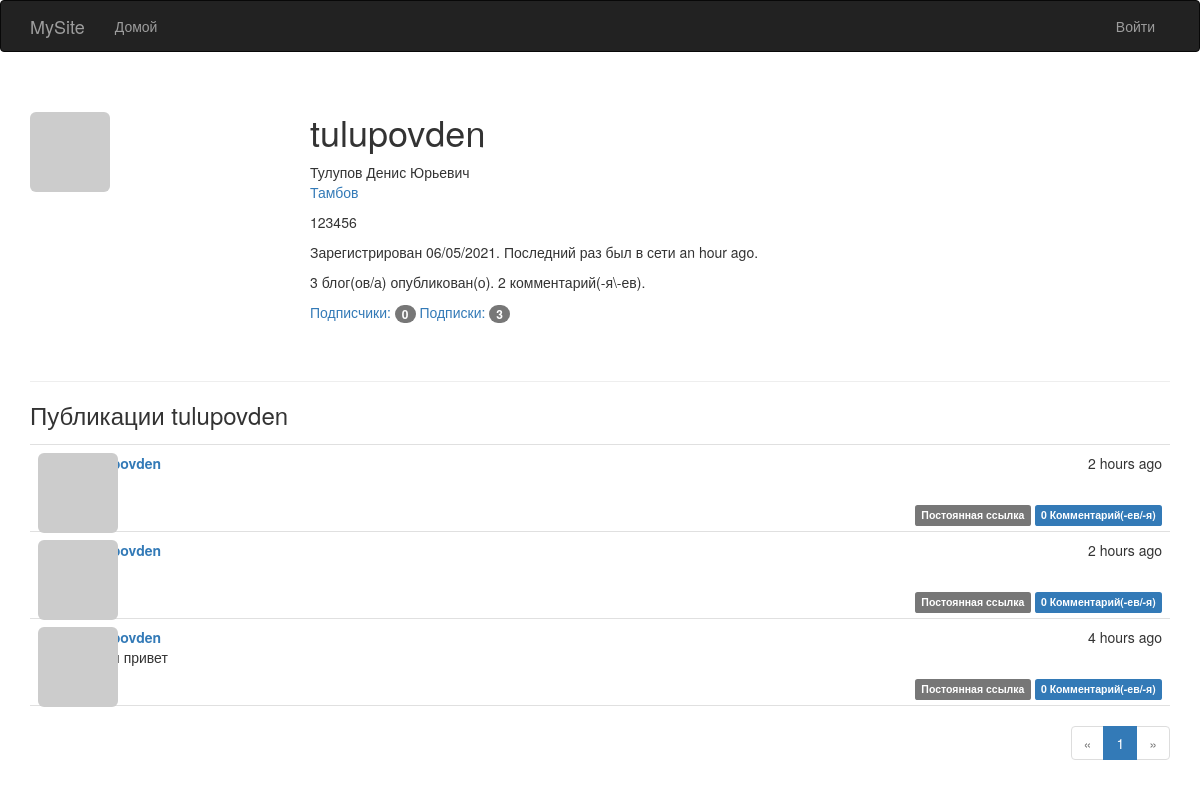
Page /user/tulupovden on the earlier database version.
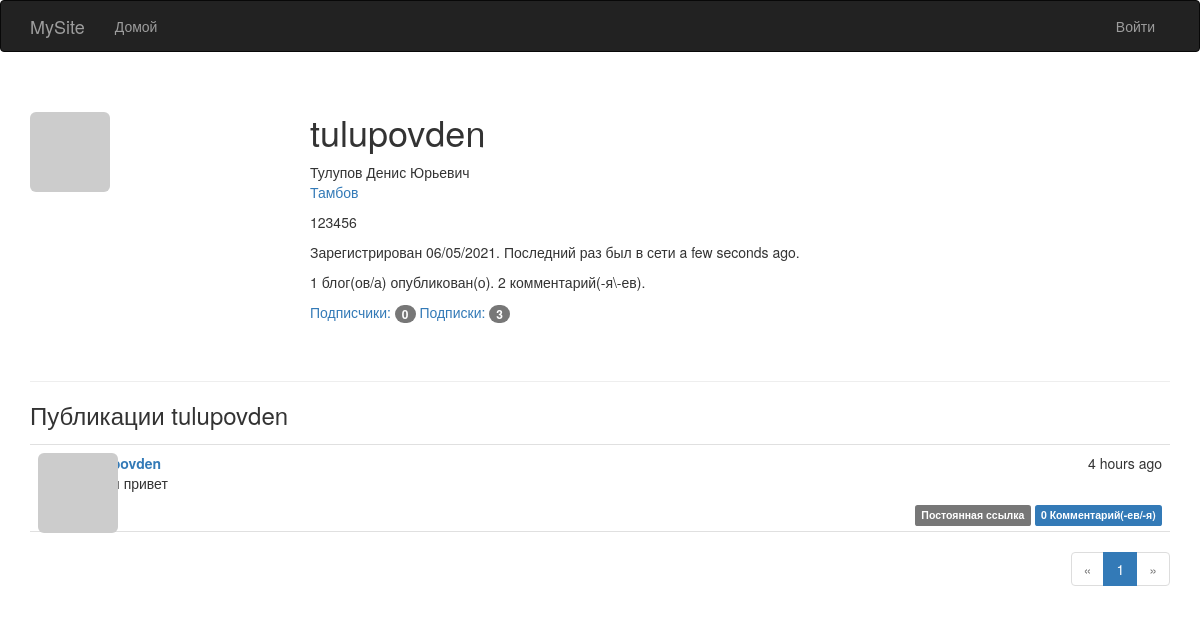
Same page on the later database version.
### app/models.py (models this page shows, shortened)
class User(UserMixin, db.Model):
    __tablename__ = 'users'
    id = db.Column(db.Integer, primary_key=True)
    email = db.Column(db.String(64), unique=True, index=True)
    username = db.Column(db.String(64), unique=True, index=True)
    role_id = db.Column(db.Integer, db.ForeignKey('roles.id'))
    password_hash = db.Column(db.String(128))
    confirmed = db.Column(db.Boolean, default=False)
    name = db.Column(db.String(64))
    location = db.Column(db.String(64))
    about_me = db.Column(db.Text())
    member_since = db.Column(db.DateTime(), default=datetime.utcnow)
    last_seen = db.Column(db.DateTime(), default=datetime.utcnow)
    avatar_hash = db.Column(db.String(32))
    posts = db.relationship('Post', backref='author', lazy='dynamic')
    followed = db.relationship('Follow',
                               foreign_keys=[Follow.follower_id],
                               backref=db.backref('follower', lazy='joined'),
                               lazy='dynamic',
                               cascade='all, delete-orphan')
    followers = db.relationship('Follow',
                                foreign_keys=[Follow.followed_id],
                                backref=db.backref('followed', lazy='joined'),
                                lazy='dynamic',
                                cascade='all, delete-orphan')
    comments = db.relationship('Comment', backref='author', lazy='dynamic')
    @property
    def password(self):
        raise AttributeError('password is not a readable attribute')
    def gravatar(self, size=100, default='identicon', rating='g'):
        url = 'https://secure.gravatar.com/avatar'
        hash = self.avatar_hash or self.gravatar_hash()
        return '{url}/{hash}?s={size}&d={default}&r={rating}'.format(
            url=url, hash=hash, size=size, default=default, rating=rating)

class Post(db.Model):
    __tablename__ = 'posts'
    id = db.Column(db.Integer, primary_key=True)
    body = db.Column(db.Text)
    body_html = db.Column(db.Text)
    timestamp = db.Column(db.DateTime, index=True, default=datetime.utcnow)
    author_id = db.Column(db.Integer, db.ForeignKey('users.id'))
    comments = db.relationship('Comment', backref='post', lazy='dynamic')

### app/main/views.py (the view)
@main.route('/user/<username>')
def user(username):
    user = User.query.filter_by(username=username).first_or_404()
    page = request.args.get('page', 1, type=int)
    pagination = user.posts.order_by(Post.timestamp.desc()).paginate(
        page, per_page=current_app.config['FLASKY_POSTS_PER_PAGE'],
        error_out=False)
    posts = pagination.items
    return render_template('user.html', user=user, posts=posts,
                           pagination=pagination)

### app/auth/views.py (called while the page is built)
@auth.before_app_request
def before_request():
    if current_user.is_authenticated:
        current_user.ping()
        if not current_user.confirmed \
                and request.endpoint \
                and request.blueprint != 'auth' \
                and request.endpoint != 'static':
            return redirect(url_for('auth.unconfirmed'))

### app/main/__init__.py (called while the page is built)
@main.app_context_processor
def inject_permissions():
    return dict(Permission=Permission)

### app/models.py (called while the page is built)
    def can(self, permissions):
        return False

    def is_administrator(self):
        return False

### app/templates/user.html (shortened to what this page needs)
{% extends "base.html" %}
{% import "_macros.html" as macros %}
{% block page_content %}
<div class="page-header">
     <img class="img-rounded profile-thumbnail" src="{{ user.gravatar(size=256) }}">
    <div class="profile-header">
        <h1>{{ user.username }}</h1>
        {% if user.name or user.location %}
        <p>
            {% if user.name %}{{ user.name }}<br>{% endif %}
            {% if user.location %}
                <a href="http://maps.google.com/?q={{ user.location }}">{{ user.location }}</a><br>
            {% endif %}
        </p>
        {% endif %}
         {% if user.about_me %}<p>{{ user.about_me }}</p>{% endif %}
        <p>Зарегистрирован {{ moment(user.member_since).format('L') }}. Последний раз был в сети {{ moment(user.last_seen).fromNow() }}.</p>
        <p>{{ user.posts.count() }} блог(ов/а) опубликован(о). {{ user.comments.count() }} комментарий(-я\-ев).</p>
         <p>
            <a href="{{ url_for('.followers', username=user.username) }}">Подписчики: <span class="badge">{{ user.followers.count() - 1}}</span></a>
            <a href="{{ url_for('.followed_by', username=user.username) }}">Подписки: <span class="badge">{{ user.followed.count() - 1}}</span></a>
        </p>
    </div>
</div>
<h3>Публикации {{ user.username }}</h3>
{% include '_posts.html' %}
{% if pagination %}
<div class="pagination">
    {{ macros.pagination_widget(pagination, '.user', username=user.username) }}
</div>
{% endif %}
{% endblock %}

### app/templates/base.html (shortened to what this page needs)
{% extends "bootstrap/base.html" %}
{% block head %}
{{ super() }}
<link rel="stylesheet" type="text/css" href="{{ url_for('static', filename='styles.css') }}">
{% endblock %}
{% block navbar %}
<div class="navbar navbar-inverse" role="navigation">
    <div class="container">
        <div class="navbar-header">
            <a class="navbar-brand" href="{{ url_for('main.index') }}">MySite</a>
        </div>
        <div class="navbar-collapse collapse">
            <ul class="nav navbar-nav">
                <li><a href="{{ url_for('main.index') }}">Домой</a></li>
            </ul>
             <ul class="nav navbar-nav navbar-right">
                {% if current_user.is_authenticated %}
                 <li class="dropdown">
                    <a href="#" class="dropdown-toggle" data-toggle="dropdown">
                        <img src="{{ current_user.gravatar(size=18) }}">
                        Аккаунт <b class="caret"></b>
                    </a>
                    <ul class="dropdown-menu">
                        <li><a href="{{ url_for('auth.change_password') }}">Изменить пароль</a></li>
                        <li><a href="{{ url_for('auth.change_email_request') }}">Изменить Email</a></li>
                        <li><a href="{{ url_for('auth.logout') }}">Выйти</a></li>
                    </ul>
                </li>
                {% else %}
                <li><a href="{{ url_for('auth.login') }}">Войти</a></li>
                {% endif %}
            </ul>
        </div>
    </div>
</div>
{% endblock %}
{% block content %}
<div class="container">
    {% block page_content %}{% endblock %}
</div>
{% endblock %}

### app/templates/_macros.html
{% macro pagination_widget(pagination, endpoint, fragment='') %}
<ul class="pagination">
    <li {% if not pagination.has_prev %} class="disabled"{% endif %}>
         <a href="{% if pagination.has_prev %}{{ url_for(endpoint, page=pagination.prev_num, **kwargs) }}{{ fragment }}{% else %}#{% endif %}">
            &laquo;
        </a>
    </li>
    {% for p in pagination.iter_pages() %}
        {% if p %}
            {% if p == pagination.page %}
            <li class="active">
                <a href="{{ url_for(endpoint, page = p, **kwargs) }}{{ fragment }}">{{ p }}</a>
            </li>
            {% else %}
            <li>
                <a href="{{ url_for(endpoint, page = p, **kwargs) }}{{ fragment }}">{{ p }}</a>
            </li>
            {% endif %}
        {% else %}
        <li class="disabled"><a href="#">&hellip;</a></li>
        {% endif %}
    {% endfor %}
    <li {% if not pagination.has_next %} class="disabled"{% endif %}>
        <a href="{% if pagination.has_next %}{{ url_for(endpoint, page=pagination.next_num, **kwargs) }}{{ fragment }}{% else %}#{% endif %}">
            &raquo;
        </a>
    </li>
</ul>
{% endmacro %}

### app/templates/_posts.html (shortened to what this page needs)
<ul class="posts">
    {% for post in posts %}
    <li class="post">
        <div class="post-thumbnail">
            <a href="{{ url_for('.user', username=post.author.username) }}">
                <img class="img-rounded profile-thumbnail" src="{{ post.author.gravatar(size=40) }}">
            </a>
        </div>
        <div class="post-content">
            <div class="post-date">{{ moment(post.timestamp).fromNow() }}</div>
            <div class="post-author"><a href="{{ url_for('.user', username=post.author.username) }}">{{ post.author.username }}</a></div>
            <div class="post-body">
                {% if post.body_html %}
                    {{ post.body_html | safe }}
                {% else %}
                    {{ post.body }}
                {% endif %}
            </div>
            <div class="post-footer">
                <a href="{{ url_for('.post', id=post.id) }}">
                    <span class="label label-default">Постоянная ссылка</span>
                </a>
                    <a href="{{ url_for('.post', id=post.id) }}#comments">
                    <span class="label label-primary">{{ post.comments.count() }} Комментарий(-ев/-я)</span>
                </a>
            </div>
        </div>
    </li>
    {% endfor %}
</ul>

### app/static/styles.css (style rules this page uses)
.profile-thumbnail { position: absolute; }
.profile-header { min-height: 260px; margin-left: 280px; }
ul.posts { list-style-type: none; padding: 0px; margin: 16px 0px 0px 0px; border-top: 1px solid #e0e0e0; }
ul.posts li.post { padding: 8px; border-bottom: 1px solid #e0e0e0; }
div.post-date { float: right; }
div.post-author { font-weight: bold; }
div.post-thumbnail { position: absolute; }
div.post-content { margin-left: 48px; min-height: 48px; }
div.post-footer { text-align: right; }
div.pagination { width: 100%; text-align: right; padding: 0px; margin: 0px; }

Differences in the rows shown:
removed Post: timestamp "2 hours ago", author.username "tulupovden", comments.count "0"
removed Post: timestamp "2 hours ago", author.username "tulupovden", comments.count "0"
changed User "tulupovden": last_seen "an hour ago" → "a few seconds ago"
Other differences:
{{ user.posts.count() }}: "3" → "1"
